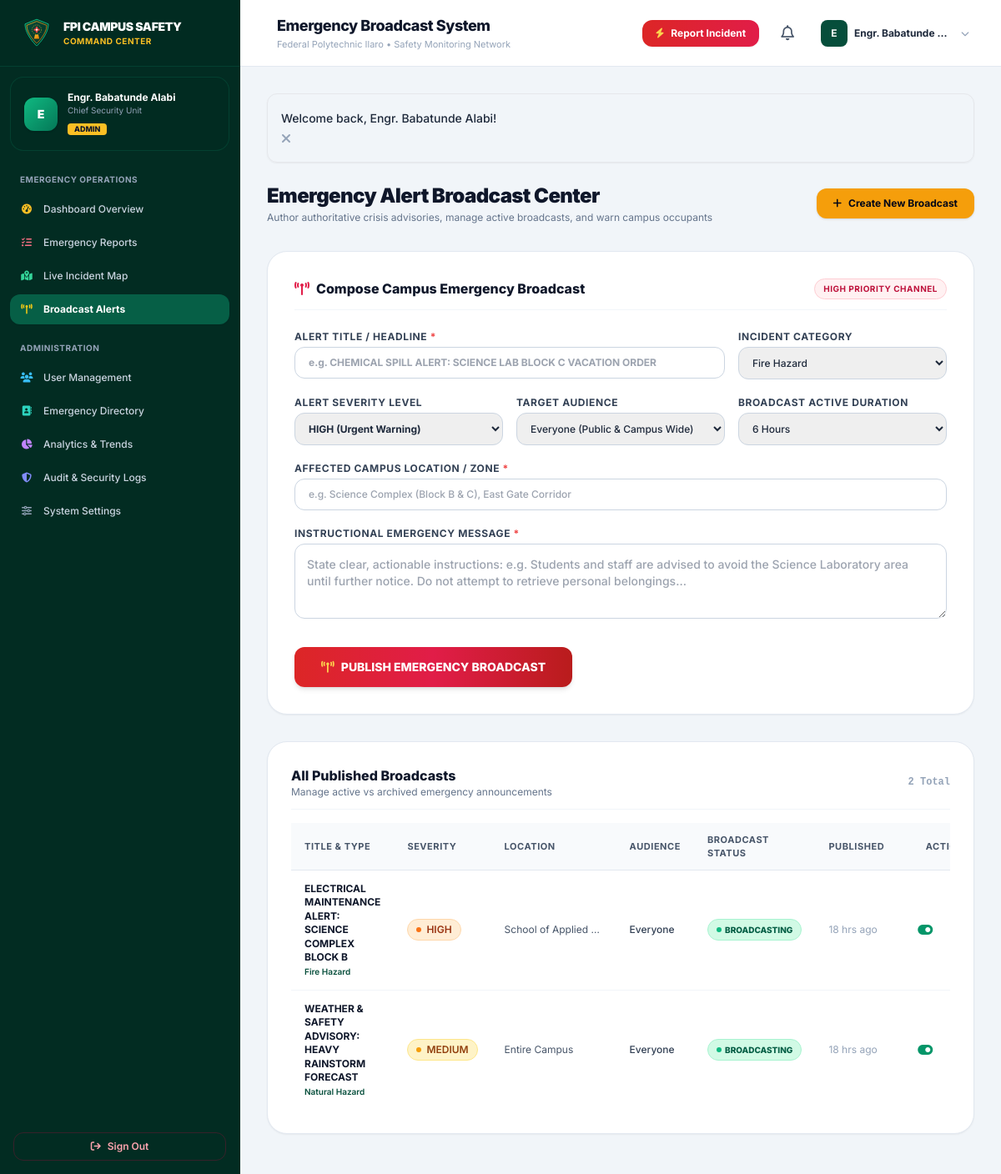
The app's page /admin/alerts.php (signed in) with its own data.
### tables this page shows
CREATE TABLE `alerts` (
  `id` INT UNSIGNED AUTO_INCREMENT PRIMARY KEY,
  `title` VARCHAR(200) NOT NULL,
  `message` TEXT NOT NULL,
  `emergency_type` VARCHAR(100) NOT NULL,
  `severity` ENUM('Low', 'Medium', 'High', 'Critical') NOT NULL DEFAULT 'High',
  `location` VARCHAR(200) NOT NULL,
  `target_audience` ENUM('Everyone', 'Students', 'Staff') NOT NULL DEFAULT 'Everyone',
  `is_active` TINYINT(1) NOT NULL DEFAULT 1,
  `created_by` INT UNSIGNED NULL,
  `start_time` DATETIME NOT NULL DEFAULT CURRENT_TIMESTAMP,
  `expiry_time` DATETIME DEFAULT NULL,
  `created_at` TIMESTAMP DEFAULT CURRENT_TIMESTAMP,
  `updated_at` TIMESTAMP DEFAULT CURRENT_TIMESTAMP ON UPDATE CURRENT_TIMESTAMP,
  FOREIGN KEY (`created_by`) REFERENCES `users`(`id`) ON DELETE SET NULL,
  INDEX `idx_alerts_active` (`is_active`),
  INDEX `idx_alerts_severity` (`severity`)
);

### admin/alerts.php (the view, shortened to what this page needs)
<?php
require_once __DIR__ . '/../includes/nav-portal.php';
$pdo = getDB();
$alertsStmt = $pdo->query("
    SELECT a.*, u.name as publisher_name
    FROM alerts a
    LEFT JOIN users u ON a.created_by = u.id
    ORDER BY a.is_active DESC, a.created_at DESC
");
$allAlerts = $alertsStmt->fetchAll();
?>
<div class="space-y-8">
    <div class="flex flex-col sm:flex-row sm:items-center justify-between gap-4">
        <div>
            <h2 class="text-2xl font-black text-slate-900 tracking-tight">Emergency Alert Broadcast Center</h2>
            <p class="text-xs text-slate-500 mt-0.5">Author authoritative crisis advisories, manage active broadcasts, and warn campus occupants</p>
        </div>
        <a href="#create-form" class="inline-flex items-center gap-2 px-5 py-2.5 rounded-xl bg-amber-500 hover:bg-amber-600 text-slate-950 font-bold text-xs shadow transition">
            <i class="fa-solid fa-plus"></i> Create New Broadcast
        </a>
    </div>
    <div id="create-form" class="bg-white rounded-3xl border border-slate-200 p-6 sm:p-8 shadow-sm space-y-6">
        <div class="pb-3 border-b border-slate-100 flex items-center justify-between">
            <h3 class="text-base font-extrabold text-slate-900 flex items-center gap-2">
                <i class="fa-solid fa-tower-broadcast text-rose-600"></i>
                Compose Campus Emergency Broadcast
            </h3>
            <span class="text-[10px] font-bold uppercase tracking-wider text-rose-700 bg-rose-50 border border-rose-200 px-2.5 py-1 rounded-full">
                High Priority Channel
            </span>
        </div>
        <form action="<?= BASE_URL ?>/admin/alerts.php" method="POST" class="space-y-5">
            <div class="grid grid-cols-1 sm:grid-cols-2 lg:grid-cols-3 gap-4">
                <div class="sm:col-span-2">
                    <label for="title" class="block text-xs font-bold text-slate-700 uppercase tracking-wider mb-1">
                        Alert Title / Headline <span class="text-red-500">*</span>
                    </label>
                    <input type="text" id="title" name="title" required placeholder="e.g. CHEMICAL SPILL ALERT: SCIENCE LAB BLOCK C VACATION ORDER" class="w-full px-4 py-2.5 rounded-xl border border-slate-300 focus:outline-none focus:ring-2 focus:ring-fpi-700 text-xs font-bold text-slate-900">
                </div>
                <div>
                    <label for="emergency_type" class="block text-xs font-bold text-slate-700 uppercase tracking-wider mb-1">
                        Incident Category
                    </label>
                    <select id="emergency_type" name="emergency_type" class="w-full px-3 py-2.5 rounded-xl border border-slate-300 focus:outline-none focus:ring-2 focus:ring-fpi-700 text-xs font-medium text-slate-800">
                        <option value="Fire Hazard">Fire Hazard</option>
                    </select>
                </div>
            </div>
            <div class="grid grid-cols-1 sm:grid-cols-3 gap-4">
                <div>
                    <label for="severity" class="block text-xs font-bold text-slate-700 uppercase tracking-wider mb-1">
                        Alert Severity Level
                    </label>
                    <select id="severity" name="severity" class="w-full px-3 py-2.5 rounded-xl border border-slate-300 focus:outline-none focus:ring-2 focus:ring-fpi-700 text-xs font-bold text-slate-800">
                        <option value="High" selected>HIGH (Urgent Warning)</option>
                    </select>
                </div>
                <div>
                    <label for="target_audience" class="block text-xs font-bold text-slate-700 uppercase tracking-wider mb-1">
                        Target Audience
                    </label>
                    <select id="target_audience" name="target_audience" class="w-full px-3 py-2.5 rounded-xl border border-slate-300 focus:outline-none focus:ring-2 focus:ring-fpi-700 text-xs font-medium text-slate-800">
                        <option value="Everyone">Everyone (Public &amp; Campus Wide)</option>
                    </select>
                </div>
                <div>
                    <label for="expiry_hours" class="block text-xs font-bold text-slate-700 uppercase tracking-wider mb-1">
                        Broadcast Active Duration
                    </label>
                    <select id="expiry_hours" name="expiry_hours" class="w-full px-3 py-2.5 rounded-xl border border-slate-300 focus:outline-none focus:ring-2 focus:ring-fpi-700 text-xs font-medium text-slate-800">
                        <option value="6" selected>6 Hours</option>
                    </select>
                </div>
            </div>
            <div>
                <label for="location" class="block text-xs font-bold text-slate-700 uppercase tracking-wider mb-1">
                    Affected Campus Location / Zone <span class="text-red-500">*</span>
                </label>
                <input type="text" id="location" name="location" required placeholder="e.g. Science Complex (Block B & C), East Gate Corridor" class="w-full px-4 py-2.5 rounded-xl border border-slate-300 focus:outline-none focus:ring-2 focus:ring-fpi-700 text-xs font-medium text-slate-800">
            </div>
            <div>
                <label for="message" class="block text-xs font-bold text-slate-700 uppercase tracking-wider mb-1">
                    Instructional Emergency Message <span class="text-red-500">*</span>
                </label>
                <textarea id="message" name="message" rows="3" required placeholder="State clear, actionable instructions: e.g. Students and staff are advised to avoid the Science Laboratory area until further notice. Do not attempt to retrieve personal belongings..." class="w-full p-3.5 rounded-xl border border-slate-300 focus:outline-none focus:ring-2 focus:ring-fpi-700 text-xs sm:text-sm font-medium text-slate-800 leading-relaxed"></textarea>
            </div>
            <div class="pt-2">
                <button type="submit" class="w-full sm:w-auto py-3.5 px-8 rounded-xl bg-gradient-to-r from-red-600 via-rose-600 to-red-700 hover:from-red-500 hover:to-rose-600 text-white font-extrabold text-sm shadow-md transition flex items-center justify-center gap-2">
                    <i class="fa-solid fa-tower-broadcast text-amber-300"></i>
                    <span>PUBLISH EMERGENCY BROADCAST</span>
                </button>
            </div>
        </form>
    </div>
    <div class="bg-white rounded-3xl border border-slate-200 shadow-sm overflow-hidden p-6 sm:p-7 space-y-4">
        <div class="pb-3 border-b border-slate-100 flex items-center justify-between">
            <div>
                <h3 class="text-base font-extrabold text-slate-900">All Published Broadcasts</h3>
                <p class="text-xs text-slate-500">Manage active vs archived emergency announcements</p>
            </div>
            <span class="text-xs font-bold text-slate-400 font-mono"><?= count($allAlerts) ?> Total</span>
        </div>
        <?php if (!empty($allAlerts)): ?>
        <div class="overflow-x-auto">
            <table class="w-full text-left text-xs">
                <thead class="bg-slate-50 border-b border-slate-200 text-slate-600 font-bold uppercase tracking-wider text-[11px]">
                    <tr>
                        <th class="py-3 px-4">Title &amp; Type</th>
                        <th class="py-3 px-4">Severity</th>
                        <th class="py-3 px-4">Location</th>
                        <th class="py-3 px-4">Audience</th>
                        <th class="py-3 px-4">Broadcast Status</th>
                        <th class="py-3 px-4">Published</th>
                        <th class="py-3 px-4 text-right">Actions</th>
                    </tr>
                </thead>
                <tbody class="divide-y divide-slate-100">
                    <?php foreach ($allAlerts as $alt): ?>
                    <tr class="hover:bg-slate-50 transition">
                        <td class="py-3.5 px-4 max-w-[280px]">
                            <span class="font-bold text-slate-900 block leading-snug"><?= e($alt['title']) ?></span>
                            <span class="text-[10px] text-fpi-800 font-semibold"><?= e($alt['emergency_type']) ?></span>
                        </td>
                        <td class="py-3.5 px-4 whitespace-nowrap">
                            <?= get_severity_badge($alt['severity']) ?>
                        </td>
                        <td class="py-3.5 px-4 text-slate-600 max-w-[150px] truncate">
                            <?= e($alt['location']) ?>
                        </td>
                        <td class="py-3.5 px-4 whitespace-nowrap font-medium text-slate-700">
                            <?= e($alt['target_audience']) ?>
                        </td>
                        <td class="py-3.5 px-4 whitespace-nowrap">
                            <?php if ($alt['is_active']): ?>
                                <span class="inline-flex items-center gap-1 px-2.5 py-1 rounded-full text-[10px] font-extrabold bg-emerald-100 text-emerald-800 border border-emerald-200">
                                    <span class="w-1.5 h-1.5 rounded-full bg-emerald-500 animate-pulse"></span>
                                    BROADCASTING
                                </span>
                            <?php else: ?>
                                <span class="inline-flex items-center gap-1 px-2.5 py-1 rounded-full text-[10px] font-bold bg-slate-100 text-slate-600">
                                    INACTIVE / ARCHIVED
                                </span>
                            <?php endif; ?>
                        </td>
                        <td class="py-3.5 px-4 text-slate-400 whitespace-nowrap">
                            <?= time_ago($alt['created_at']) ?>
                        </td>
                        <td class="py-3.5 px-4 text-right whitespace-nowrap space-x-2">
                            <form action="<?= BASE_URL ?>/admin/alerts.php" method="POST" class="inline">
                                <button type="submit" class="p-2 rounded-lg text-slate-500 hover:text-slate-800 hover:bg-slate-100 text-xs transition" title="<?= $alt['is_active'] ? 'Deactivate Broadcast' : 'Activate Broadcast' ?>">
                                    <i class="fa-solid <?= $alt['is_active'] ? 'fa-toggle-on text-emerald-600 text-base' : 'fa-toggle-off text-slate-400 text-base' ?>"></i>
                                </button>
                            </form>
                        </td>
                    </tr>
                    <?php endforeach; ?>
                </tbody>
            </table>
        </div>
        <?php else: ?>
        <div class="py-12 text-center text-slate-400 text-xs">
            No broadcast alerts published yet.
        </div>
        <?php endif; ?>
    </div>
</div>
<?php require_once __DIR__ . '/../includes/footer-portal.php'; ?>

### includes/functions.php (shortened to what this page needs)
<?php
function e(?string $str): string {
    return htmlspecialchars($str ?? '', ENT_QUOTES, 'UTF-8');
}
function get_flash(): ?array {
    if (isset($_SESSION['flash'])) {
        $flash = $_SESSION['flash'];
        return $flash;
    }
    return null;
}
function display_flash(): string {
    $flash = get_flash();
    $type = $flash['type'];
    $msg = e($flash['message']);
    $colorClasses = [
        'success' => 'bg-emerald-50 border-emerald-300 text-emerald-800 <i class="fa-solid fa-circle-check text-emerald-600 text-lg"></i>',
        'error'   => 'bg-rose-50 border-rose-300 text-rose-800 <i class="fa-solid fa-circle-xmark text-rose-600 text-lg"></i>',
        'warning' => 'bg-amber-50 border-amber-300 text-amber-800 <i class="fa-solid fa-triangle-exclamation text-amber-600 text-lg"></i>',
        'info'    => 'bg-sky-50 border-sky-300 text-sky-800 <i class="fa-solid fa-circle-info text-sky-600 text-lg"></i>'
    ];
    $cfg = $colorClasses[$type] ?? $colorClasses['info'];
    [$class, $icon] = explode(' <i', $cfg);
    $icon = '<i' . $icon;
    return <<<HTML
    <div class="mb-6 p-4 rounded-xl border flex items-start space-x-3 shadow-sm transition-all duration-300 $class" role="alert">
        <div class="flex-shrink-0 mt-0.5">$icon</div>
        <div class="flex-1 text-sm font-medium leading-relaxed">$msg</div>
        <button type="button" onclick="this.parentElement.remove()" class="text-slate-400 hover:text-slate-600 ml-auto focus:outline-none">
            <i class="fa-solid fa-xmark"></i>
        </button>
    </div>
HTML;
}
function get_severity_badge(string $severity): string {
    switch (ucfirst(strtolower($severity))) {
        case 'High':
            return '<span class="inline-flex items-center gap-1.5 px-2.5 py-1 rounded-full text-xs font-semibold bg-orange-100 text-orange-800 border border-orange-200"><span class="w-1.5 h-1.5 rounded-full bg-orange-500"></span>HIGH</span>';
        case 'Medium':
            return '<span class="inline-flex items-center gap-1.5 px-2.5 py-1 rounded-full text-xs font-semibold bg-amber-100 text-amber-800 border border-amber-200"><span class="w-1.5 h-1.5 rounded-full bg-amber-500"></span>MEDIUM</span>';
    }
}
function time_ago($datetime): string {
    $time = is_numeric($datetime) ? (int)$datetime : strtotime($datetime);
    $diff = time() - $time;
    if ($diff < 60) {
        return 'Just now';
    } elseif ($diff < 3600) {
        $m = floor($diff / 60);
        return $m . ($m > 1 ? ' mins ago' : ' min ago');
    } elseif ($diff < 86400) {
        $h = floor($diff / 3600);
        return $h . ($h > 1 ? ' hrs ago' : ' hr ago');
    } elseif ($diff < 604800) {
        $d = floor($diff / 86400);
        return $d . ($d > 1 ? ' days ago' : ' day ago');
    } else {
        return date('M j, Y g:i A', $time);
    }
}

### assets/css/style.css (style rules this page uses)
:root { --fpi-green-900: #022c22; --fpi-green-800: #064e3b; --fpi-green-700: #047857; --fpi-green-600: #059669; --fpi-gold-500: #d97706; --fpi-gold-400: #f59e0b; --fpi-alert-red: #dc2626; }
body { font-feature-settings: "cv02", "cv03", "cv04", "cv11"; -webkit-tap-highlight-color: transparent; }

### records on screen
alerts: title "ELECTRICAL MAINTENANCE ALERT: SCIENCE COMPLEX BLOCK B", emergency_type "Fire Hazard", severity "High" (drawn), location "School of Applied…", target_audience "Everyone", is_active 1 (drawn), created_at "18 hrs ago"
alerts: title "WEATHER & SAFETY ADVISORY: HEAVY RAINSTORM FORECAST", emergency_type "Natural Hazard", severity "Medium" (drawn), location "Entire Campus", target_audience "Everyone", is_active 1 (drawn), created_at "18 hrs ago"

### other values on screen
substr($user['name'], 0, 1) "E"
$user['name'] "Engr. Babatunde Alabi"
$user['department'] "Chief Security Unit"
$user['role'] "ADMIN"
$pageTitle "Emergency Broadcast System"
$user['name'] "Engr. Babatunde…"
$msg "Welcome back, Engr. Babatunde Alabi!"
count($allAlerts) "2"
